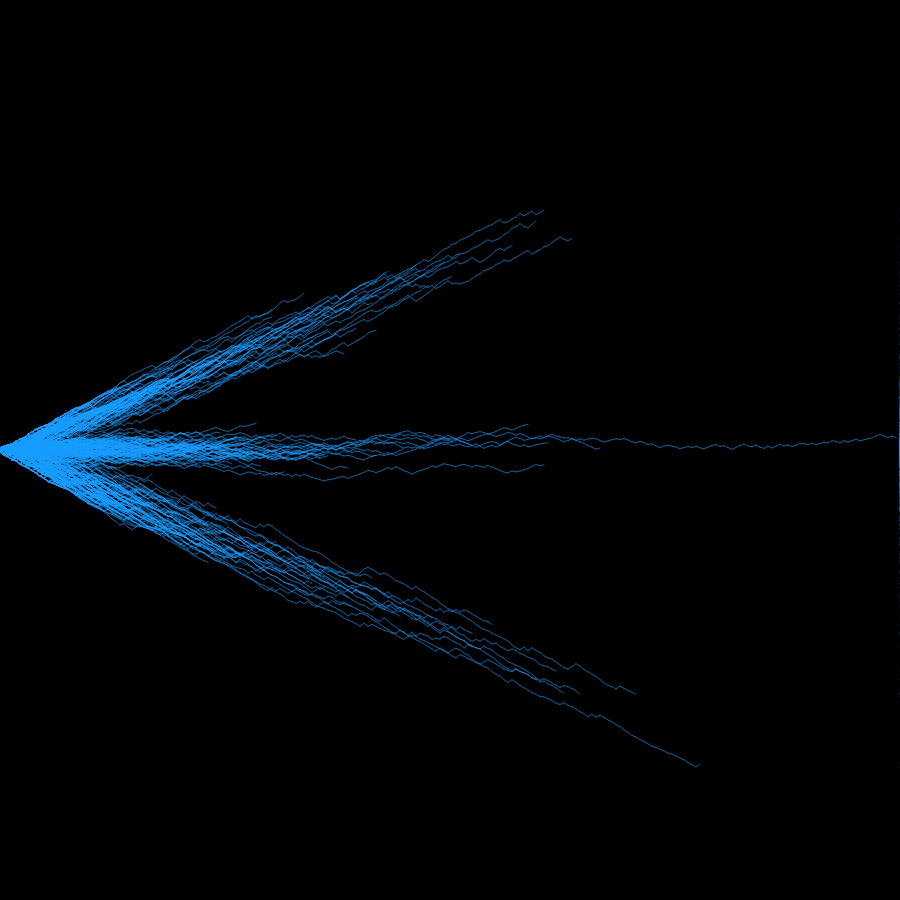
Frame 1 (no input)
Frame 60 (no input): identical to frame 1, image omitted
Frame 120 (the mouse pressed at the canvas centre since frame 60): identical to frame 1, image omitted

The p5.js sketch that drew this single still picture (run headless with seeded random() and noise() and a simulated clock; from frame 60 on, the mouse is pressed at the canvas centre):

// p5.js sketch
// ── sketch.js

let width = 900;
let height = 900;


let alphaValue = 255;
let shiftamt = 0.2;

let radius = 1;

let p5Canvas;

function setup() {
  // max canvas size
  p5Canvas = createCanvas(width, height);
  background(0);

  // idk why i need this
  colorMode(RGB);

  // color shift start at 0
  amt = 0;
  stroke("red")
  strokeWeight(radius)

  strokeColor = color(25, 157, 255,150);
  newColor = color(random(255), random(255), random(255), alphaValue);
  // idk why i need this
  colorMode(RGB);

  // color shift start at 0
  amt = 0;
  drawLightning(0.85,5);
  drawLightning(0.5,3);
  drawLightning(0.15,5);
}


function draw() {
  

}

function drawLightning(signFactor,noiseFactor){
  let y = height/2;
  let x = 0;
  let tempY;
  let tempX;
  fill(color(255, 204, 0, 1));
  stroke(color(25, 157, 255,150,));
  let i = 0
  while(i < 10000){
    let stop = random();
    if(stop>0.96) x = width

    if (x > width || y < 0 || y > height){
      x = 0;
      tempX = x;
      y = height/2;
      tempY = y;
    } else{
      tempX = x + 4;
    } 

    let sign = random();
    sign = (sign>signFactor)? 1 : -1; 
    tempY = y + noise(y,x)*sign*noiseFactor;

    line(x,y,tempX,tempY)

    x = tempX;
    y = tempY;
    i += 1;
  }
}
